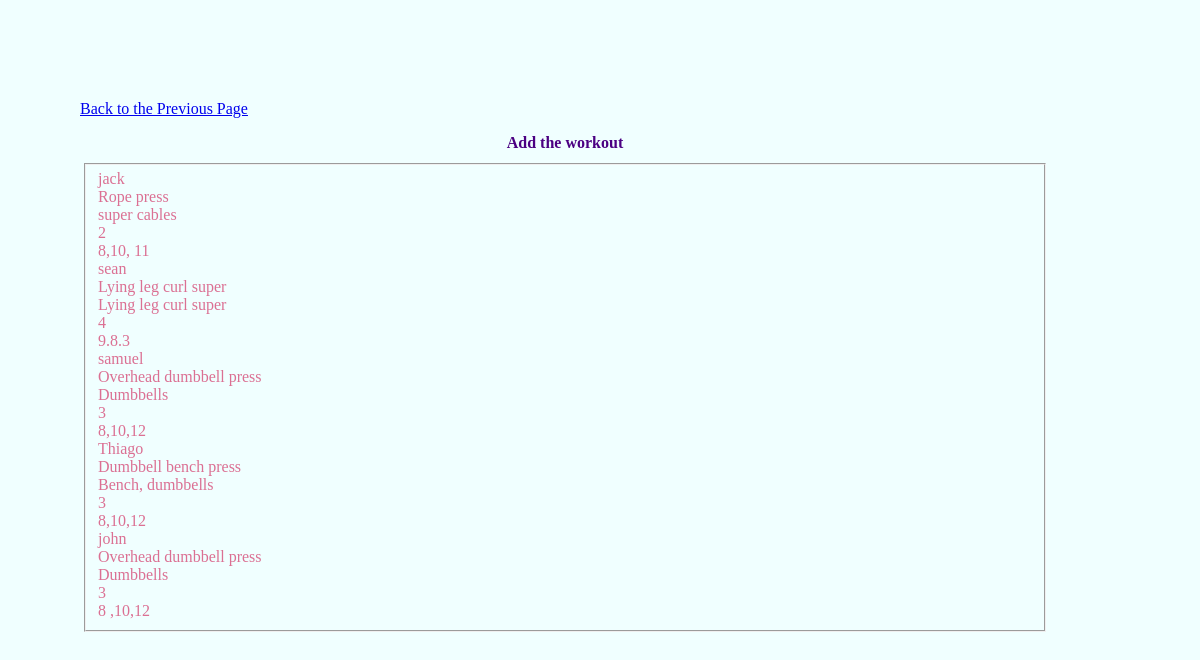
/assets/php/viewWorkout.php, run on the app's committed database.
### tables this page shows
CREATE TABLE `workout` (
  `id` int(11) NOT NULL,
  `clientName` varchar(200) NOT NULL,
  `workoutName` varchar(200) NOT NULL,
  `workoutEquipment` varchar(200) NOT NULL,
  `workoutSet` varchar(50) NOT NULL,
  `workoutRep` varchar(50) NOT NULL
);

### assets/php/viewWorkout.php (the view, shortened to what this page needs)
<?php
require_once ('config.php');
?>
<?php
    $query = "SELECT * FROM workout ORDER BY id DESC";
    $statement = $connect->query($query);
    $workouts = $statement->fetchAll(PDO::FETCH_ASSOC);
?>
<!doctype html>
<html>
   <head>
      <link rel="stylesheet" type="text/css" href="../css/workoutView.css">
   </head>
   <body>
      <p><a href="../html/specialArea.html">Back to the Previous Page</a></p>
      <div>
        <h1>Add the workout</h1>
     </div>
     <form action="" method="POST">
        <legend>
           <fieldset>
            <?php
                if ($workouts) {
                    foreach ($workouts as $workout) {
                        echo $workout['clientName'] . '<br>';
                        echo $workout['workoutName'] . '<br>';
                        echo $workout['workoutEquipment'] . '<br>';
                        echo $workout['workoutSet'] . '<br>';
                        echo $workout['workoutRep'] . '<br>';
                    }
                }
            ?>
           </fieldset>
        </legend>
     </form>
   </body>
</html>

### assets/css/workoutView.css (style rules this page uses)
body { margin-top: 100px; margin-bottom: 100px; margin-right: 150px; margin-left: 80px; background-color: azure; color: palevioletred; font-family: verdana; font-size: 100%; }
h1 { color: indigo; font-family: verdana; font-size: 100%; text-align: center; }

### data on the page
workout: clientName "jack", workoutName "Rope press", workoutEquipment "super cables", workoutSet "2", workoutRep "8,10, 11"
workout: clientName "sean", workoutName "Lying leg curl super", workoutEquipment "Lying leg curl super", workoutSet "4", workoutRep "9.8.3"
workout: clientName "samuel", workoutName "Overhead dumbbell press", workoutEquipment "Dumbbells", workoutSet "3", workoutRep "8,10,12"
workout: clientName "Thiago", workoutName "Dumbbell bench press", workoutEquipment "Bench, dumbbells", workoutSet "3", workoutRep "8,10,12"
workout: clientName "john", workoutName "Overhead dumbbell press", workoutEquipment "Dumbbells", workoutSet "3", workoutRep "8 ,10,12"
